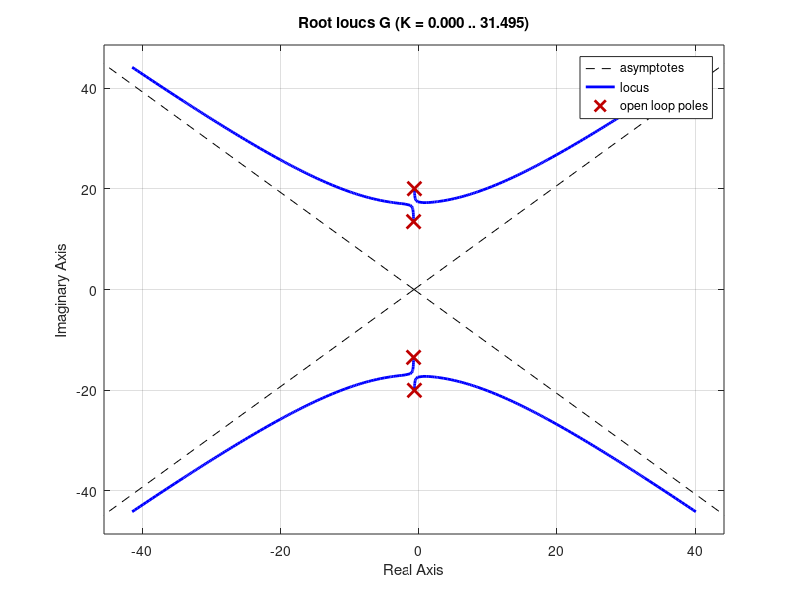
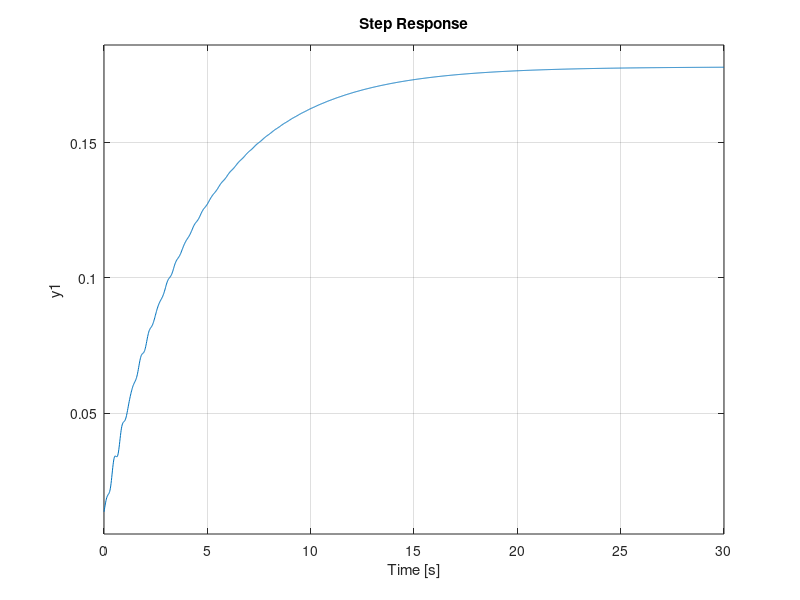
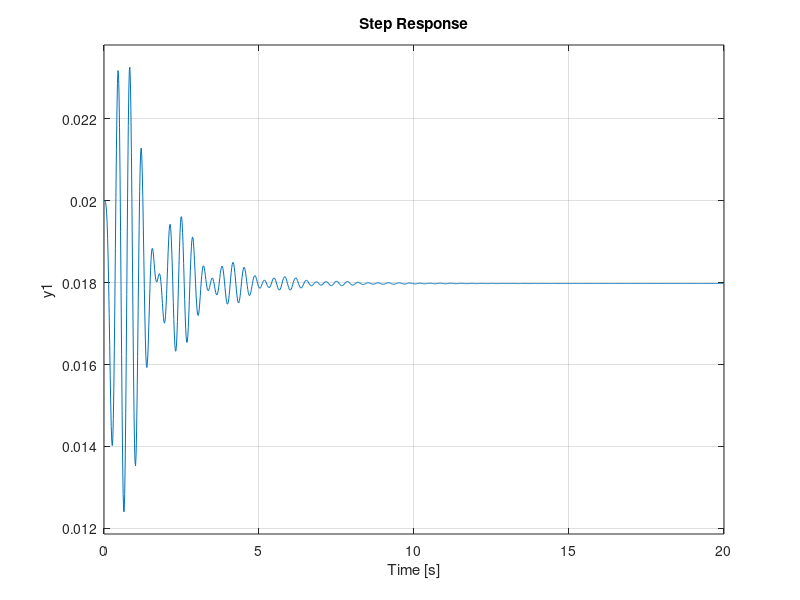

Reproduce these figures in MATLAB, in order.

m1 = 2.57;
k1 = 380.19;
b1 = 5.27;
m2 = 3.47;
k2 = 754.82;
b2 = 2.48;
k12 = 325.02;

K = 11340;

A = [m1 b1 k1+k12];
B = [m2 b2 k2+k12];


numG = K*[k12];
denG = conv(A,B);
denG(1,5) = denG(1,5) - k12^2;
G = tf(numG, denG)
%zpk(G)
%step(G)

figure
rlocus(G)
% rltool(G)
% figure 
% bode(G)

Kcr = 0.0303;
Wcr = 17.4;
Pcr = 2*pi/Wcr;
Kp = 0.45*Kcr;
Ti = Pcr/1.2;

%Kp = 0.1*Kp;

numC = [Kp Kp/Ti];
denC = [1 0];
C = tf(numC,denC)

sys = feedback(C,G,-1);
figure
step(sys)

H = 0.02;
sys2 = feedback(H,G,-1);
figure
step(sys2)
% 
% figure
% rlocus(G*C)
% 
% sys = feedback(G,C,-1);
% figure
% step(sys)



